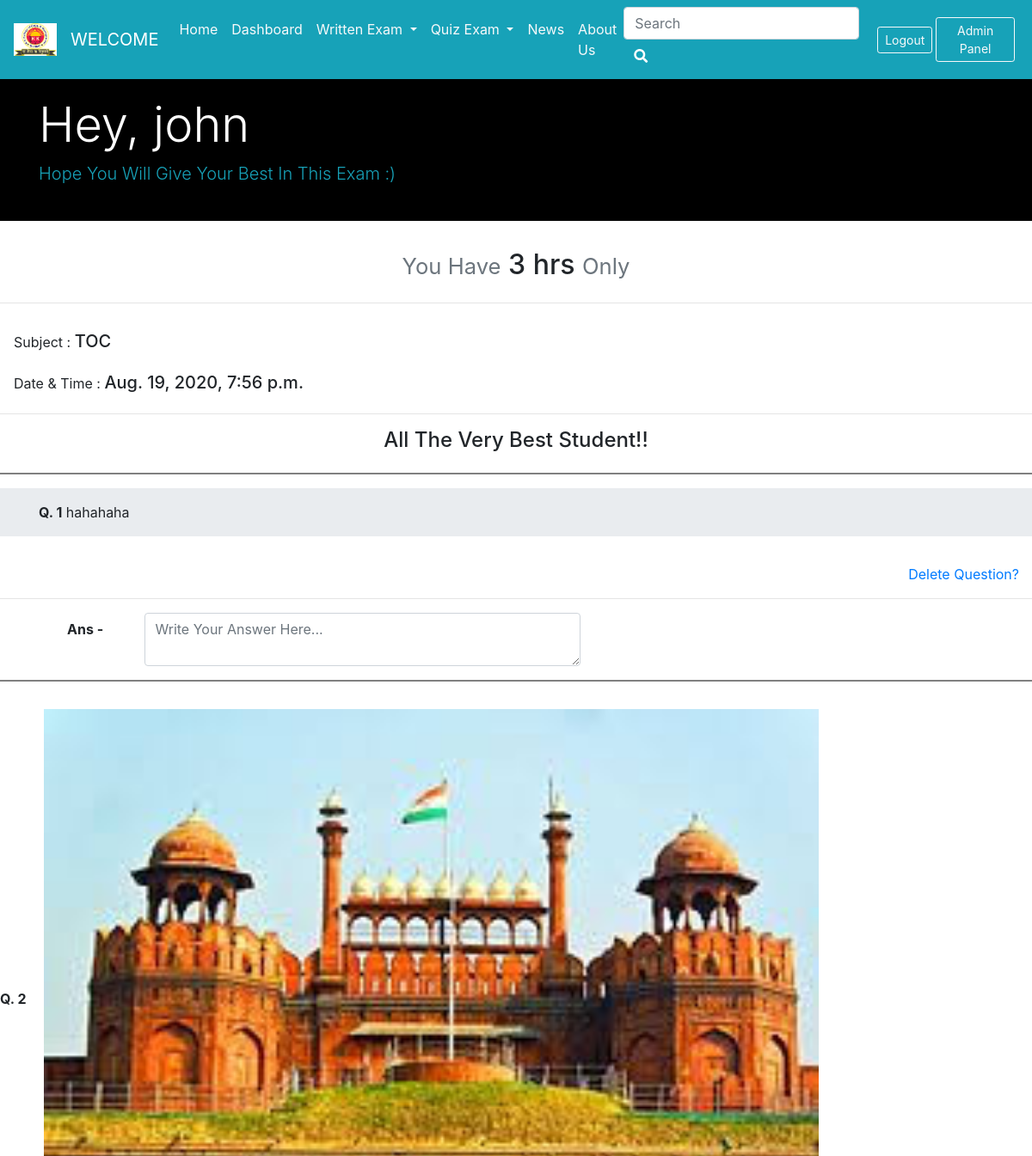
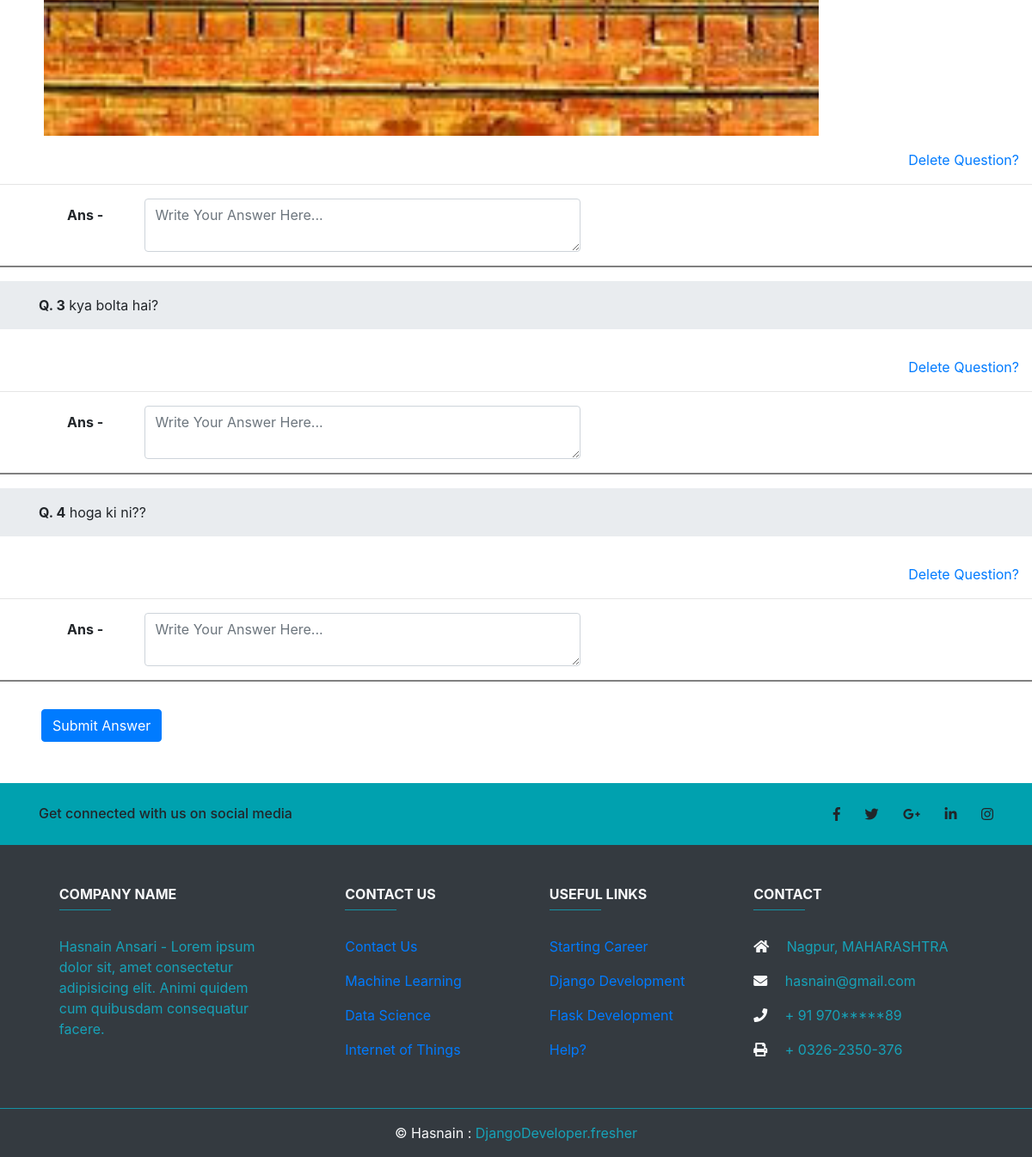
The app's page /student (signed in) with its own data (2 pictures, top to bottom).
### exam_news/models.py (models this page shows, shortened)
class Teacher(models.Model):
    timeslot = models.CharField(max_length= 150)
    subject = models.CharField(max_length= 150)
    bestwish = models.CharField(default=None,max_length= 350, blank = True, null=True )
    warningmessage = models.CharField(default=None,max_length= 550, blank = True, null=True )
    date = models.DateTimeField(default=datetime.now())

class TecherData(models.Model):
    writtenquestion = models.CharField(default='',max_length= 330, blank = True, null=True )
    imagequestion = models.ImageField(upload_to="pics", default = '', blank = True, null=True )
    option1 = models.CharField(default='A',max_length= 150)
    option2 = models.CharField(default='B',max_length= 150)
    option3 = models.CharField(default='C',max_length= 150)
    option4 = models.CharField(default='D',max_length= 150)

### exam_news/views.py (the view, shortened to what this page needs)
# urls.py: path('student', views.student , name = 'student'),
def student(request,post_id=None):
    teach = Teacher.objects.all().last()
    teachQ = TecherData.objects.all()  # [::-1] for showing in reverse order
    return render(request, 'student.html', {'teach':teach, 'teachQ':teachQ})

### templates/student.html (shortened to what this page needs)
{% extends 'base.html' %}
{% block content %}
{% if user.is_authenticated %}
<div class="container-fluid pb-0 pt-5 mt-3 ">
</div>
<div class="container-fluid m-0 p-0">
  <div class="jumbotron jumbotron-fluid pt-4 pb-4 "style="background-color:black">
    <div class="container">
      <h1 class="display-4 text-white">Hey, {{user.username}}</h1>
      <p class="lead text-info">Hope You Will Give Your Best In This Exam :)</p>
    </div>
  </div>
</div>
<h3 class="h2 text-center">
  <small class="text-muted">You Have</small>
  {{teach.timeslot}}
  <small class="text-muted">Only</small>
</h3>
<hr class="mt-4">
<h5 class=" p-3">
  <small>Subject : </small>
  {{teach.subject}}
</h5>
<h5 class=" pl-3">
  <small>Date & Time : </small>
  {{teach.date}}
</h5>
<hr class="mt-4">
{% if teach.bestwish %}
<h1 class="text-center">{{teach.bestwish}}</h1>
{% else %}
<h4 class="text-center"> All The Very Best Student!!</h4>
{% endif %}
<hr style="height:2px;border-width:0;color:gray;background-color:gray" class="hr mt-4 mb-3">
{% for techr in teachQ %}
{% if techr.writtenquestion %}
<div class="jumbotron jumbotron-fluid pt-3 pb-3">
  <div class="container">
    <b>Q. {{forloop.counter}}</b> {{techr.writtenquestion}}
  </div>
</div>
{% elif techr.imagequestion %}
<b>Q. {{forloop.counter}}</b>
<a href={{techr.imagequestion.url}}>
  <img src="{{techr.imagequestion.url}}" class="img-fluid p-3" style="width:933px; height: auto;"
    alt="{{techr.imagequestion.url}}">
</a>
{% endif %}
    {% if user.is_staff %}
    <div class="col">
      <a href="{% url 'delete_question' techr.id %}">
        <p class="text-right ">Delete Question?</p>
      </a>
    </div>
    {% endif %}
<hr>
<div class="container pl-5 pr-5">
  <form action="student" method="post">
    <div class="form-group row">
      <label class="col-sm-1 col-form-label"><b>Ans -</b></label>
      <div class="col-sm-6">
        <textarea type="name" name="examsubmit" placeholder="Write Your Answer Here..." class="form-control" id="name"></textarea>
      </div>
    </div>
</div>
<hr style="height:2px;border-width:0;color:gray;background-color:gray" class="hr mt-3 mb-3">
{% endfor %}
<button type="button" class="btn btn-primary ml-5 mb-5 mt-3" data-toggle="modal" data-target="#exampleModal">
  Submit Answer
</button>
{% endif %}
{% endblock %}

### records on screen
Teacher: timeslot "3 hrs", subject "TOC", date "Aug. 19, 2020, 7:56 p.m."
TecherData: writtenquestion "hahahaha"
TecherData: imagequestion (picture)
TecherData: writtenquestion "kya bolta hai?"
TecherData: writtenquestion "hoga ki ni??"

### other values on screen
{{ user.username }} "john"
